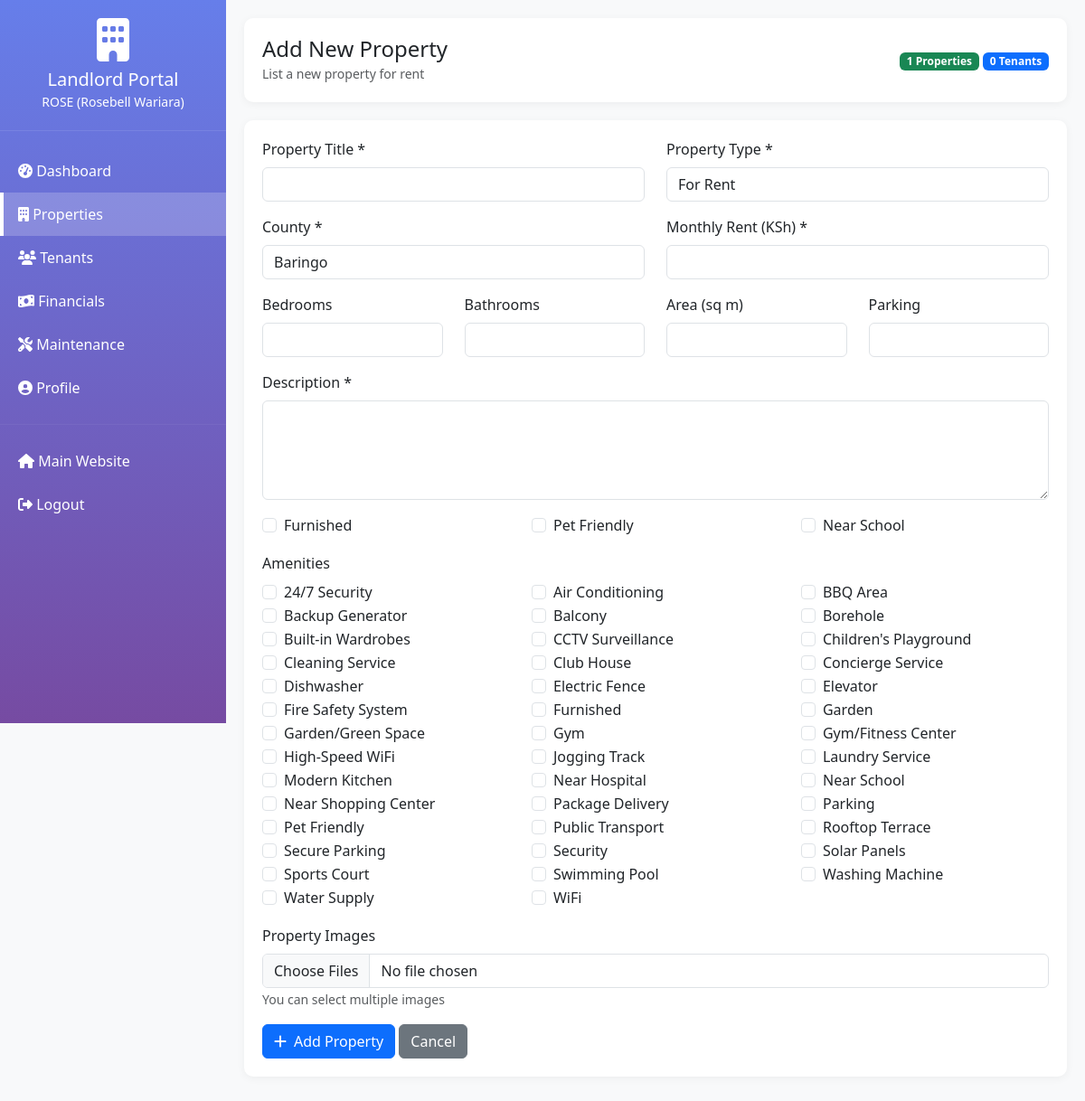
Screenshot of /landlord/properties/add/ (signed in) with the database file from the repository.
### listings/models.py (models this page shows, shortened)
class Landlord(models.Model):
    user = models.OneToOneField(User, on_delete=models.CASCADE, related_name='landlord_profile')
    phone = models.CharField(max_length=20)
    id_number = models.CharField(max_length=20, blank=True, verbose_name="ID/Passport Number")
    kra_pin = models.CharField(max_length=20, blank=True, verbose_name="KRA PIN")
    bank_name = models.CharField(max_length=100, blank=True)
    bank_account = models.CharField(max_length=50, blank=True)
    bank_branch = models.CharField(max_length=100, blank=True)
    address = models.TextField(blank=True)
    city = models.CharField(max_length=100, blank=True)
    postal_code = models.CharField(max_length=20, blank=True)
    profile_image = models.ImageField(upload_to='landlords/', blank=True, null=True)
    company_name = models.CharField(max_length=200, blank=True, help_text="If representing a company")
    is_active = models.BooleanField(default=True)
    is_verified = models.BooleanField(default=False, help_text="Admin must verify landlord")
    created_at = models.DateTimeField(auto_now_add=True)
    updated_at = models.DateTimeField(auto_now=True)
    class Meta:
        ordering = ['-created_at']
        verbose_name = "Landlord"
        verbose_name_plural = "Landlords"
    @property
    def full_name(self):
        if self.company_name:
            return f"{self.company_name} ({self.user.get_full_name()})"
        return self.user.get_full_name() or self.user.username
    @property
    def total_properties(self):
        return self.properties.count()
    @property
    def total_tenants(self):
        from listings.models import Tenant
        return Tenant.objects.filter(leases__property_item__landlord=self, leases__status='active').distinct().count()

class Amenity(models.Model):
    name = models.CharField(max_length=100, unique=True)
    icon = models.CharField(max_length=50, blank=True)  # FontAwesome icon class
    description = models.TextField(blank=True)
    is_active = models.BooleanField(default=True)
    created_at = models.DateTimeField(auto_now_add=True)
    class Meta:
        verbose_name_plural = "Amenities"
        ordering = ['name']

### listings/landlord_views.py (the view, shortened to what this page needs)
# urls.py: path('properties/add/', landlord_views.landlord_property_add, name='property_add'),
@login_required(login_url='/landlord/login/')
def landlord_property_add(request):
    try:
        landlord = Landlord.objects.get(user=request.user)
    except Landlord.DoesNotExist:
        messages.error(request, 'You are not registered as a landlord.')
        return redirect('listings:home')
    counties = County.objects.filter(is_active=True)
    amenities = Amenity.objects.filter(is_active=True)
    context = {
        'landlord': landlord,
        'counties': counties,
        'amenities': amenities,
    }
    return render(request, 'landlord/property_add.html', context)

### listings/templates/landlord/property_add.html (shortened to what this page needs)
{% extends 'landlord/base.html' %}
{% block page_title %}Add New Property{% endblock %}
{% block page_subtitle %}List a new property for rent{% endblock %}
{% block content %}
<div class="data-card">
    <form method="POST" enctype="multipart/form-data">
        <div class="row">
            <div class="col-md-6 mb-3">
                <label class="form-label">Property Title *</label>
                <input type="text" name="title" class="form-control" required>
            </div>
            <div class="col-md-6 mb-3">
                <label class="form-label">Property Type *</label>
                <select name="property_type" class="form-control" required>
                    <option value="rent">For Rent</option>
                </select>
            </div>
        </div>
        <div class="row">
            <div class="col-md-6 mb-3">
                <label class="form-label">County *</label>
                <select name="county" class="form-control" required>
                    {% for county in counties %}
                        <option value="{{ county.id }}">{{ county.name }}</option>
                    {% endfor %}
                </select>
            </div>
            <div class="col-md-6 mb-3">
                <label class="form-label">Monthly Rent (KSh) *</label>
                <input type="number" name="price" class="form-control" required>
            </div>
        </div>
        <div class="row">
            <div class="col-md-3 mb-3">
                <label class="form-label">Bedrooms</label>
                <input type="number" name="bedrooms" class="form-control">
            </div>
            <div class="col-md-3 mb-3">
                <label class="form-label">Bathrooms</label>
                <input type="number" name="bathrooms" class="form-control">
            </div>
            <div class="col-md-3 mb-3">
                <label class="form-label">Area (sq m)</label>
                <input type="number" step="0.01" name="area" class="form-control">
            </div>
            <div class="col-md-3 mb-3">
                <label class="form-label">Parking</label>
                <input type="number" name="parking_slots" class="form-control">
            </div>
        </div>
        <div class="mb-3">
            <label class="form-label">Description *</label>
            <textarea name="description" class="form-control" rows="4" required></textarea>
        </div>
        <div class="row mb-3">
            <div class="col-md-4">
                <div class="form-check">
                    <input type="checkbox" name="is_furnished" class="form-check-input">
                    <label class="form-check-label">Furnished</label>
                </div>
            </div>
            <div class="col-md-4">
                <div class="form-check">
                    <input type="checkbox" name="pet_friendly" class="form-check-input">
                    <label class="form-check-label">Pet Friendly</label>
                </div>
            </div>
            <div class="col-md-4">
                <div class="form-check">
                    <input type="checkbox" name="near_school" class="form-check-input">
                    <label class="form-check-label">Near School</label>
                </div>
            </div>
        </div>
        <div class="mb-3">
            <label class="form-label">Amenities</label>
            <div class="row">
                {% for amenity in amenities %}
                    <div class="col-md-4">
                        <div class="form-check">
                            <input type="checkbox" name="amenities" value="{{ amenity.id }}" class="form-check-input">
                            <label class="form-check-label">{{ amenity.name }}</label>
                        </div>
                    </div>
                {% endfor %}
            </div>
        </div>
        <div class="mb-3">
            <label class="form-label">Property Images</label>
            <input type="file" name="images" class="form-control" multiple accept="image/*">
            <small class="text-muted">You can select multiple images</small>
        </div>
        <button type="submit" class="btn btn-primary">
            <i class="fas fa-plus me-2"></i>Add Property
        </button>
        <a href="{% url 'listings:landlord:properties' %}" class="btn btn-secondary">Cancel</a>
    </form>
</div>
{% endblock %}

### listings/templates/landlord/base.html (shortened to what this page needs)
{% load static %}
<!DOCTYPE html>
<html lang="en">
<head>
    <link href="https://cdn.jsdelivr.net/npm/bootstrap@5.3.0/dist/css/bootstrap.min.css" rel="stylesheet">
    <link rel="stylesheet" href="https://cdnjs.cloudflare.com/ajax/libs/font-awesome/6.4.0/css/all.min.css">
</head>
<body>
    <div class="sidebar">
        <div class="sidebar-header">
            <i class="fas fa-building fa-3x mb-2"></i>
            <h5 class="mb-0">Landlord Portal</h5>
            <small>{{ landlord.full_name }}</small>
        </div>
        <div class="sidebar-menu">
            <a href="{% url 'listings:landlord:dashboard' %}" class="{% if request.resolver_match.url_name == 'dashboard' %}active{% endif %}">
                <i class="fas fa-tachometer-alt"></i> Dashboard
            </a>
            <a href="{% url 'listings:landlord:properties' %}" class="{% if 'properties' in request.path %}active{% endif %}">
                <i class="fas fa-building"></i> Properties
            </a>
            <a href="{% url 'listings:landlord:tenants' %}" class="{% if 'tenants' in request.path %}active{% endif %}">
                <i class="fas fa-users"></i> Tenants
            </a>
            <a href="{% url 'listings:landlord:financials' %}" class="{% if request.resolver_match.url_name == 'financials' %}active{% endif %}">
                <i class="fas fa-money-bill-wave"></i> Financials
            </a>
            <a href="{% url 'listings:landlord:maintenance' %}" class="{% if request.resolver_match.url_name == 'maintenance' %}active{% endif %}">
                <i class="fas fa-tools"></i> Maintenance
            </a>
            <a href="{% url 'listings:landlord:profile' %}" class="{% if request.resolver_match.url_name == 'profile' %}active{% endif %}">
                <i class="fas fa-user-circle"></i> Profile
            </a>
            <hr style="border-color: rgba(255,255,255,0.2);">
            <a href="{% url 'listings:home' %}">
                <i class="fas fa-home"></i> Main Website
            </a>
            <a href="{% url 'listings:landlord:logout' %}">
                <i class="fas fa-sign-out-alt"></i> Logout
            </a>
        </div>
    </div>
    <div class="main-content">
        <div class="header-bar">
            <div class="d-flex justify-content-between align-items-center">
                <div>
                    <h4 class="mb-0">{% block page_title %}Dashboard{% endblock %}</h4>
                    <small class="text-muted">{% block page_subtitle %}Welcome to your landlord portal{% endblock %}</small>
                </div>
                <div>
                    <span class="badge bg-success">{{ landlord.total_properties }} Properties</span>
                    <span class="badge bg-primary">{{ landlord.total_tenants }} Tenants</span>
                </div>
            </div>
        </div>
        {% block content %}{% endblock %}
    </div>
</body>
</html>

### listings/templates/landlord/base.html (style rules this page uses)
:root { --primary-color: #667eea; --secondary-color: #764ba2; }
body { background-color: #f8f9fa; }
.sidebar { height: 100vh; position: fixed; top: 0; left: 0; width: 250px; background: linear-gradient(180deg, var(--primary-color) 0%, var(--secondary-color) 100%); color: white; overflow-y: auto; z-index: 1000; }
.sidebar-header { padding: 20px; text-align: center; border-bottom: 1px solid rgba(255,255,255,0.1); }
.sidebar-menu { padding: 20px 0; }
.sidebar-menu a { display: block; padding: 12px 20px; color: white; text-decoration: none; transition: all 0.3s; }
.sidebar-menu a:hover, .sidebar-menu a.active { background: rgba(255,255,255,0.2); border-left: 4px solid white; padding-left: 16px; }
.main-content { margin-left: 250px; padding: 20px; min-height: 100vh; }
.header-bar { background: white; border-radius: 10px; padding: 20px; margin-bottom: 20px; box-shadow: 0 2px 10px rgba(0,0,0,0.05); }
.data-card { background: white; border-radius: 10px; padding: 20px; box-shadow: 0 2px 10px rgba(0,0,0,0.05); margin-bottom: 20px; }

### rows the page displays
Landlord: full_name "ROSE (Rosebell Wariara)", total_properties "1", total_tenants "0"
Amenity: name "24/7 Security"
Amenity: name "Air Conditioning"
Amenity: name "BBQ Area"
Amenity: name "Backup Generator"
Amenity: name "Balcony"
Amenity: name "Borehole"
Amenity: name "Built-in Wardrobes"
Amenity: name "CCTV Surveillance"
Amenity: name "Children's Playground"
Amenity: name "Cleaning Service"
Amenity: name "Club House"
Amenity: name "Concierge Service"
Amenity: name "Dishwasher"
Amenity: name "Electric Fence"
Amenity: name "Elevator"
Amenity: name "Fire Safety System"
Amenity: name "Furnished"
Amenity: name "Garden"
Amenity: name "Garden/Green Space"
Amenity: name "Gym"
Amenity: name "Gym/Fitness Center"
Amenity: name "High-Speed WiFi"
Amenity: name "Jogging Track"
Amenity: name "Laundry Service"
Amenity: name "Modern Kitchen"
Amenity: name "Near Hospital"
Amenity: name "Near School"
Amenity: name "Near Shopping Center"
Amenity: name "Package Delivery"
Amenity: name "Parking"
Amenity: name "Pet Friendly"
Amenity: name "Public Transport"
Amenity: name "Rooftop Terrace"
Amenity: name "Secure Parking"
Amenity: name "Security"
Amenity: name "Solar Panels"
Amenity: name "Sports Court"
Amenity: name "Swimming Pool"
Amenity: name "Washing Machine"
Amenity: name "Water Supply"
Amenity: name "WiFi"

### other values shown
form field county "Baringo"
